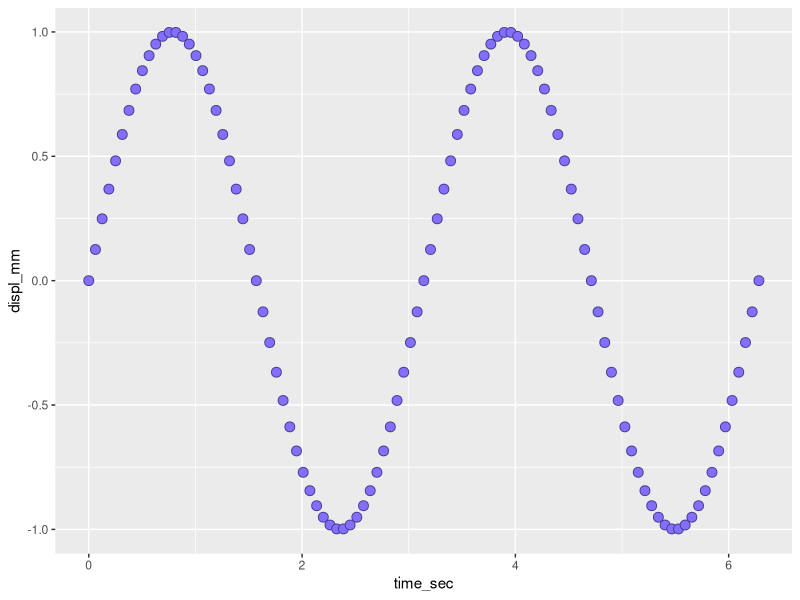
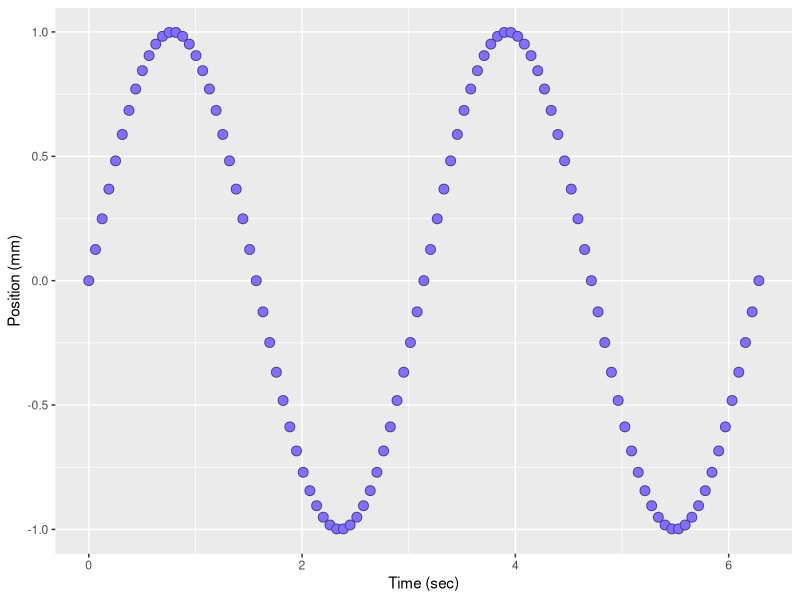
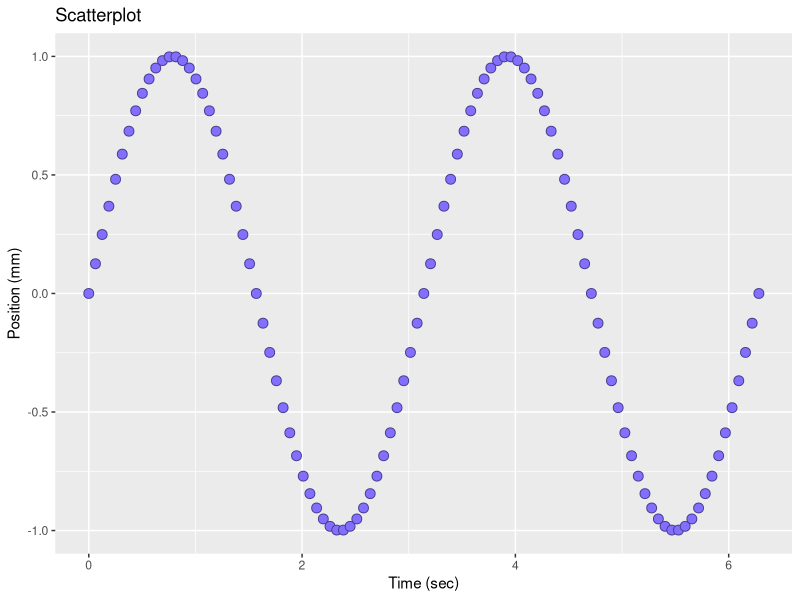

These charts were generated, in order, by the following R code:
## ---- chunk 1
library(knitr)
opts_knit$set(root.dir = "../")
opts_chunk$set(echo = TRUE, messages = FALSE, collapse = TRUE)

library(ggplot2)

time_sec  <- seq(0, 2*pi, by = pi/50) # sec
freq      <- 2                        # r/s
displ_mm  <- sin(freq * time_sec)     # mm
vibr_data <- data.frame(time_sec, displ_mm)

f1 <- ggplot(data = vibr_data, aes(x = time_sec, y = displ_mm)) +
	geom_point(shape = 21
		, color = "slateblue4"
		, fill  = "slateblue1"
		, size  = 3
		)
## ---- chunk 2
print(f1)
## ---- chunk 3
# add axis labels
f1 <- f1 + 
	xlab("Time (sec)") + 
	ylab("Position (mm)")
print(f1)
## ---- chunk 4
# add a title
f1 <- f1 + 
	ggtitle("Scatterplot")
print(f1)
